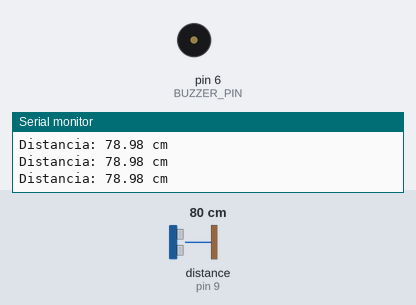
A sketch run on a simulated Arduino Uno, built with avr-gcc and run on an emulated ATmega328P. Parts: buzzer (waves = sounding), the last lines printed to the serial monitor. Wiring (inferred from the names in the program): ultrasonic range finder: trigger pin 9; echo pin 9. The test bench sets the inputs (shaded band); at power-on: distance to the obstacle (sensor on pin 9) 80 cm. The echo pulse lasts 58.3 µs per cm.

Above: at 1.2 s.
1.3 s: distance to the obstacle (sensor on pin 9) set to 45 cm
4.3 s: distance to the obstacle (sensor on pin 9) set to 38 cm
At 7.2 s:
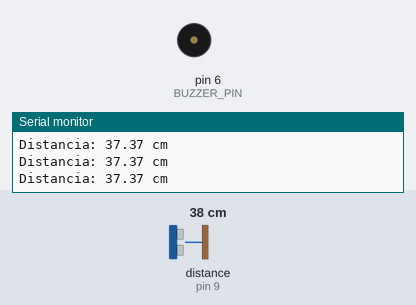
7.3 s: distance to the obstacle (sensor on pin 9) set to 299 cm
At 8.3 s:
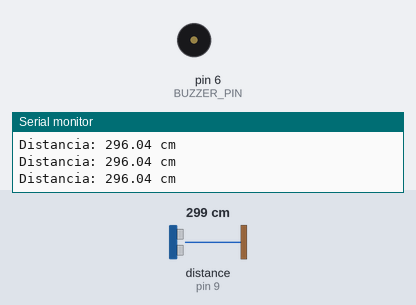
Timing chart, 0 to 10.3 s (numbered marks = the images above; inputs shaded):
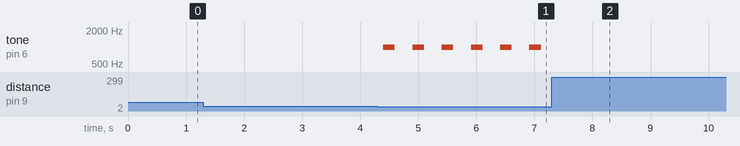

Measured:
- the behaviour switches between 41 and 40 cm on distance to the obstacle (sensor on pin 9) (found by bisection; images 0 and 1)
- after the input at 4.3 s, tone on pin 6 (BUZZER_PIN): alternates 1000 Hz for 0.20 s and silent for 0.30 s, starting after 0.10 s
- after the input at 7.3 s, tone on pin 6 (BUZZER_PIN): stops changing and stays silent

The sketch:

zumbador_distancia.ino
```cpp
#define SIG_PIN 9
#define BUZZER_PIN 6

void setup() {
  pinMode(SIG_PIN, OUTPUT);
  pinMode(BUZZER_PIN, OUTPUT);
  Serial.begin(9600);
}

void loop() {
  long duration;
  float distance;

  // Enviar pulso ultrasónico
  pinMode(SIG_PIN, OUTPUT);
  digitalWrite(SIG_PIN, LOW);
  delayMicroseconds(2);
  digitalWrite(SIG_PIN, HIGH);
  delayMicroseconds(10);
  digitalWrite(SIG_PIN, LOW);

  // Leer eco
  pinMode(SIG_PIN, INPUT);
  duration = pulseIn(SIG_PIN, HIGH);

  // Convertir a cm
  distance = duration * 0.034 / 2;

  Serial.print("Distancia: ");
  Serial.print(distance);
  Serial.println(" cm");

  // Control del buzzer según distancia
  if (distance > 0 && distance < 10) {
    tone(BUZZER_PIN, 2000);   // muy cerca
  }
  else if (distance < 20) {
    tone(BUZZER_PIN, 1500);
    delay(100);
    noTone(BUZZER_PIN);
    delay(100);
  }
  else if (distance < 40) {
    tone(BUZZER_PIN, 1000);
    delay(200);
    noTone(BUZZER_PIN);
    delay(200);
  }
  else {
    noTone(BUZZER_PIN); // lejos
  }

  delay(100);
}
```
